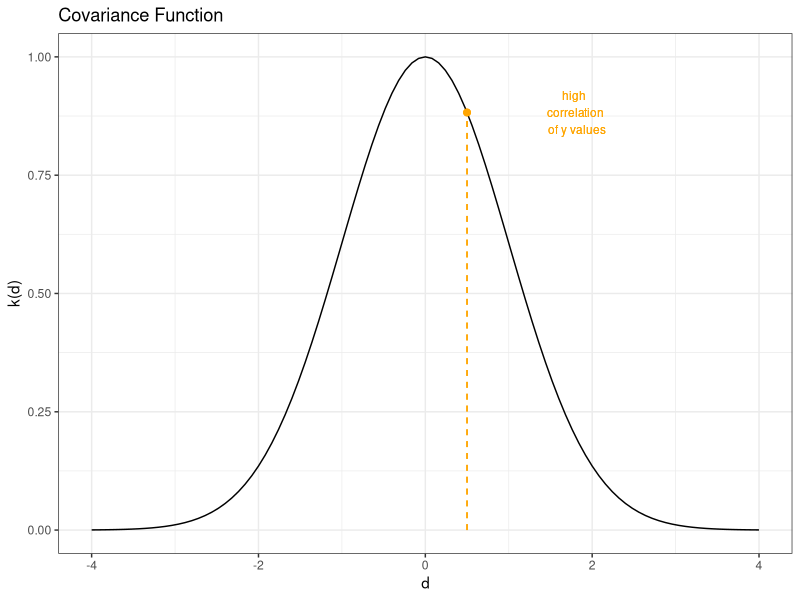
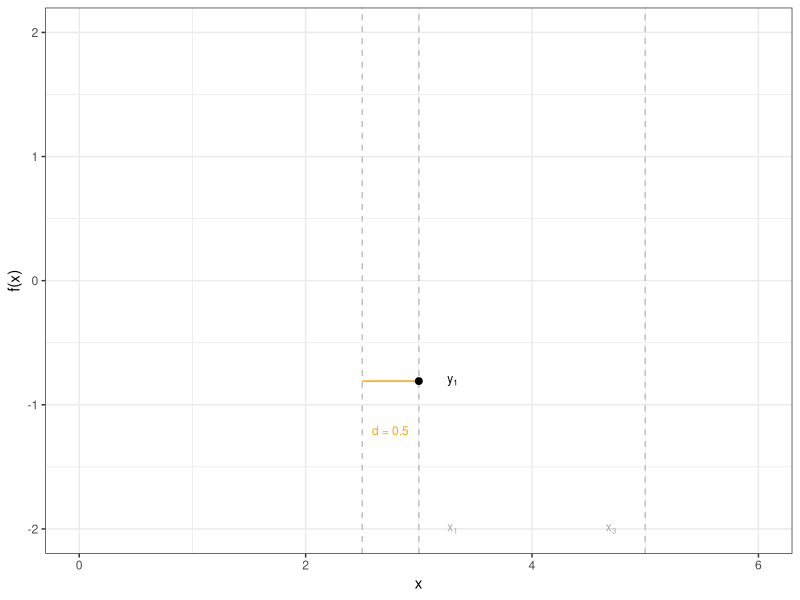
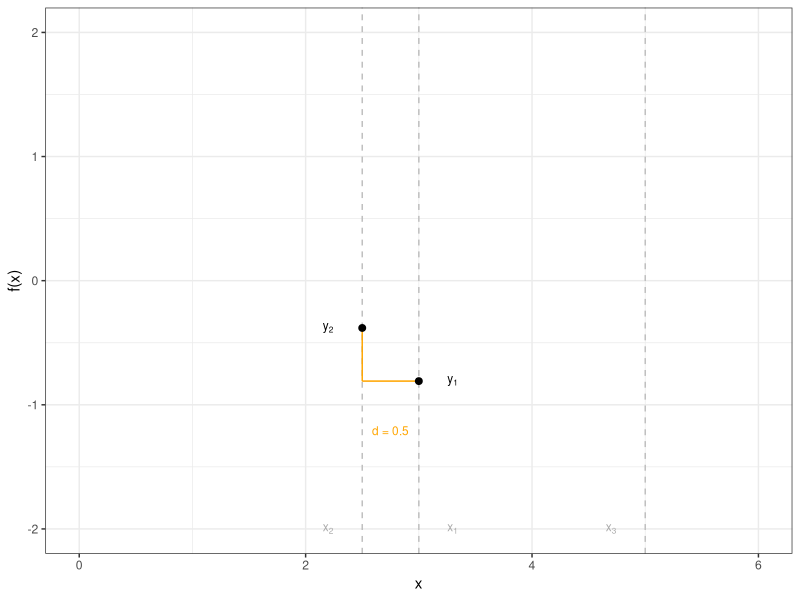
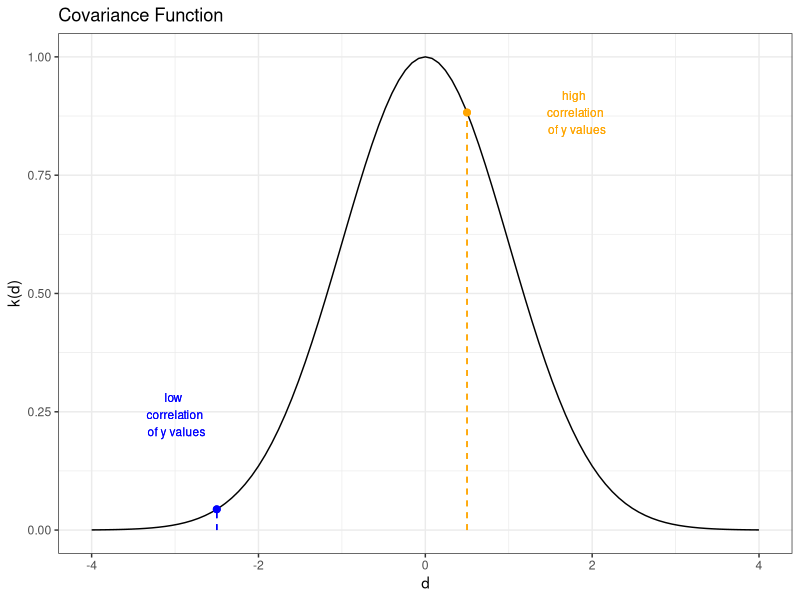
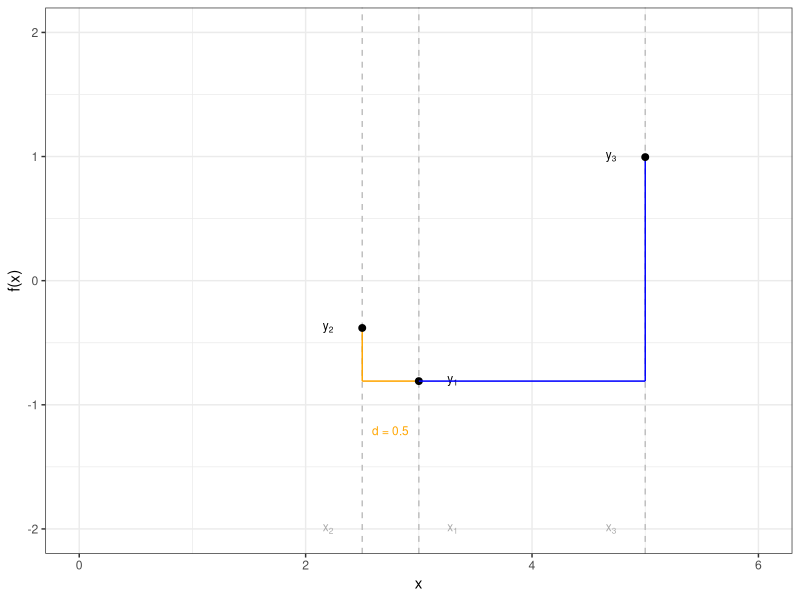

Here is the R script that generated these plots, in order:
# ----------------------------------------------------------------------- #
# Covariance 2D example                                                   #
# ----------------------------------------------------------------------- #

# Initialization -------------------------------------------------------- #
library(mvtnorm)
library(ggplot2)
library(ggpubr)
library(gridExtra)

# ----------------------------------------------------------------------- #

# Squaorange exponential Covariance Function ------------------------------- #

sqexp <- function(d, l = 1) {
  exp(- 0.5 * d^2 / l)
}

sqexp.vec <- function(x, l = 1) {
  D <- as.matrix(dist(x))
  res <- sqexp(D)
  return(res)
  }

# Example for a discrete function with input space containing two points
x <- c(3, 2.5, 5)
df <- data.frame(x = x)

m <- c(0, 0, 0)
K <- sqexp.vec(x)

# sample 
set.seed(1234)
y <- t(rmvnorm(1, mean = m, sigma = K))
df$y <- y


p1 <- ggplot(data.frame(x = c(- 4, 4)), aes(x)) +
  stat_function(fun = sqexp, geom = "line") +
  theme_bw() +
  geom_point(aes(x = 0.5, y = sqexp(0.5)), color = "orange", size = 2) +
  geom_segment(aes(x = 0.5, xend = 0.5, y = 0, yend = sqexp(0.5)), color = "orange", lty = 2) +
  geom_text(aes(x = 1.8, y = sqexp(0.5), label = "high \n correlation \n of y values"), color = "orange", size = 3) +
  xlab("d") +
  ylab("k(d)") +
  ggtitle("Covariance Function")

p2 <- ggplot() +
  ylim(c(-2, 2)) +
  xlim(c(0, 6)) +
  theme_bw() +
  geom_vline(data = df, aes(xintercept = x), color = "grey", lty = 2) +
  geom_text(aes(x = x[3] - 0.3, y = -2, label = "x[3]"), size = 3, parse = TRUE, colour = "darkgrey") +
  geom_text(aes(x = x[1] + 0.3, y = -2, label = "x[1]"), size = 3, parse = TRUE, colour = "darkgrey") +
  geom_segment(aes(x = x[1], xend = x[2], y = y[1], yend = y[1]), color = "orange") +
  geom_text(aes(x = x[1] + 0.5 * (x[2] - x[1]), y = y[1] - 0.4, label = "d = 0.5"), color = "orange", size = 3) +
  geom_text(aes(x = x[1] + 0.3, y = y[1], label = "y[1]"), size = 3, parse = TRUE) +
  geom_point(aes(x = x[1], y = y[1]), size = 2) +
  xlab("x") +
  ylab("f(x)")

ggsave(filename = "../figure/covariance2point/example_covariance_1.pdf", plot = p1,, height = 3, width = 3)
ggsave(filename = "../figure/covariance2point/example_function_1_1.pdf", plot = p2, height = 2.5, width = 3)

p2 <- p2 + geom_segment(aes(x = x[2], xend = x[2], y = y[1], yend = y[2]), color = "orange")
p2 <- p2 + geom_point(aes(x = x[2], y = y[2]), size = 2)
p2 <- p2 + geom_text(aes(x = x[2] - 0.3, y = -2, label = "x[2]"), size = 3, parse = TRUE, colour = "darkgrey")
p2 <- p2 + geom_text(aes(x = x[2] - 0.3, y = y[2], label = "y[2]"), size = 3, parse = TRUE)
# p2 = p2 + geom_text(aes(x = x[2] - 1, y = y[2], label = "y values \n close"), size = 3, color = "orange")

ggsave(filename = "../figure/covariance2point/example_function_1_2.pdf", plot = p2, height = 2.5, width = 3)


p1 <- p1 + geom_point(aes(x = - 2.5, y = sqexp(- 2.5)), color = "blue", size = 2)
p1 <- p1 + geom_segment(aes(x = - 2.5, xend = - 2.5, y = 0, yend = sqexp(2.5)), color = "blue", lty = 2)
p1 <- p1 + geom_text(aes(x = - 3, y = sqexp(- 2.5) + 0.2, label = "low \n correlation \n of y values"), color = "blue", size = 3)
p1 <- p1 + xlab("d") + ylab("k(d)")

ggsave(filename = "../figure/covariance2point/example_covariance_2.pdf", plot = p1,, height = 3, width = 3)

p2 <- p2 + geom_segment(aes(x = x[1], xend = x[3], y = y[1], yend = y[1]), color = "blue")
p2 <- p2 + geom_segment(aes(x = x[3], xend = x[3], y = y[1], yend = y[3]), color = "blue")
p2 <- p2 + geom_point(aes(x = x[3], y = y[3]), size = 2)
p2 <- p2 + geom_text(aes(x = x[3] - 0.3, y = y[3], label = "y[3]"), size = 3, parse = TRUE)

ggsave(filename = "../figure/covariance2point/example_function_2_1.pdf", plot = p2, height = 2.5, width = 3)

